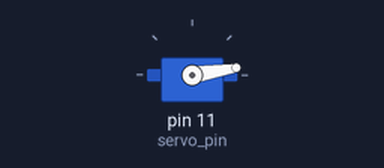
The sketch below on a simulated Arduino Uno, built with avr-gcc and run on an emulated ATmega328P. On the bench: servo.

Above: at 0.05 s.
At 0.45 s:
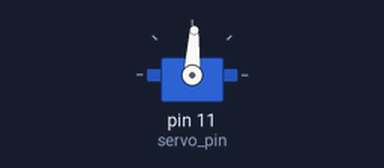
At 0.85 s:
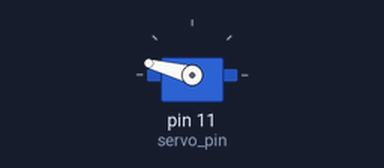
At 1.7 s:
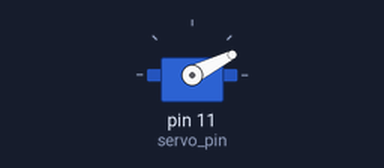
Timing chart, 0 to 6.5 s (numbered marks = the images above):
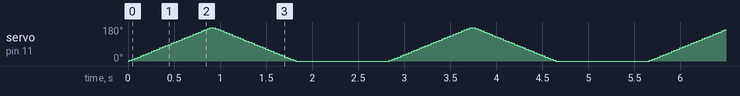

The sketch:

servo_sweep.ino
```cpp
#include <Servo.h>

int servo_pin = 11;

int value = 0,
    value_max = 180,
    number_of_steps = 50,
    step_delay_ms = 15,
    cycle_delay_ms = 1000;

Servo s;  // create servo object to control a servo
          // a maximum of eight servo objects can be created

int step_size = max( (int)value_max/number_of_steps, 1 );


void setup()
{
  s.attach(servo_pin);  // attaches the servo on pin 9 to the servo object
}

void loop()
{
  s.write(value);
  delay(step_delay_ms);
  value+=step_size;

  if( (value >= value_max)||(value<0) )
    step_size *= -1;
  if(value < 0)
  {
    value = 0;
    delay(cycle_delay_ms);
  }
}
```
